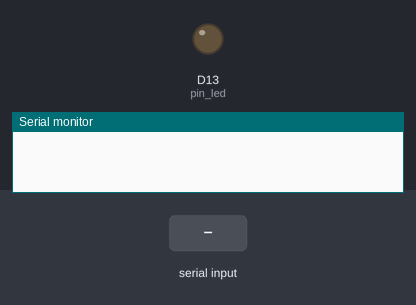
This sketch was run on a simulated Arduino Zero (SAMD21). On the bench: output pins drawn as LEDs (lit = HIGH), the last lines printed to the serial monitor. Dashed ring = blinking. The inputs (shaded band) are chosen by the test bench. Pins used as bus, display or sensor lines are not drawn.

Above: at 1.2 s.
1.3 s: "1" received over Serial
At 2.4 s:
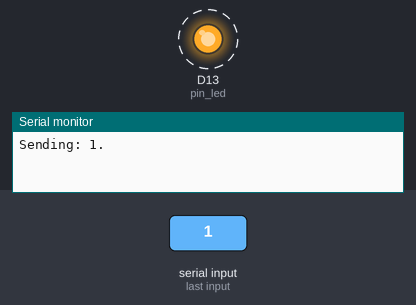
Timing chart, 0 to 10.3 s (numbered marks = the images above; inputs shaded):
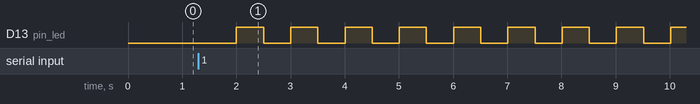

Measured:
- by itself, D13 (pin_led): alternates HIGH for 0.50 s and LOW for 0.50 s

The sketch:

m0pro-to-rn2483.ino
```cpp
//
// Relay data USBSerial<-->Serial5
//
// Works with USB Native port on Arduino M0 PRO and Tools->Serial Monitor
//
// Arduino 1.8.4
//

unsigned long trigger;
unsigned long period=500;
unsigned char ledon;
unsigned char sending;
unsigned char started;
int pin_reset=2;
int pin_led=13;

void setup() {

   pinMode(pin_reset,OUTPUT);
   digitalWrite(pin_reset,LOW); // reset-disable RN2483

   SerialUSB.begin(57600);
   while (!SerialUSB);


   pinMode(pin_led, OUTPUT);
   digitalWrite(pin_led, LOW);

   trigger = millis() + 2000;
   ledon = 0;
   sending = 0;
   started = 0;

   Serial5.begin(57600);
}

void loop() {

  char ch;

   if (SerialUSB.available()>0) {
      ch = SerialUSB.read();
      if (ch!='$') {
         if (!sending) {
            SerialUSB.print("Sending: ");
            sending = 1;
         }
         SerialUSB.write(ch);
         Serial5.write(ch);
      }
      else {
         SerialUSB.println("^M^J");
         sending = 0;
         Serial5.write(13);
         Serial5.write(10);
      }
   }
   if (Serial5.available()>0) {
      SerialUSB.write(Serial5.read());
   }

   if (millis() > trigger) {
      if (!started) {
         SerialUSB.print(".");
         digitalWrite(pin_reset,HIGH); // enable RN2483
         started = 1;
      }
      if (ledon) {
         digitalWrite(pin_led, LOW);
         ledon = 0;
      }
      else {
         digitalWrite(pin_led, HIGH);
         ledon = 1;
      }
      trigger = millis()+period;
   }

}
```
